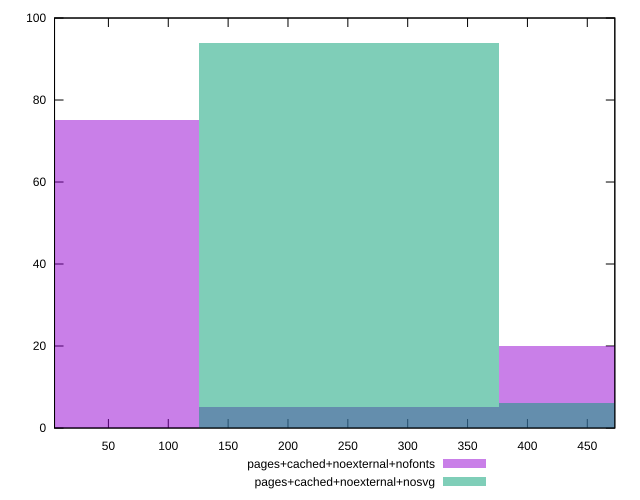

Recreate this plot in gnuplot.
reset

$pagesCachedNoexternalNofonts <<EOF
0 75
250.79596874209236 5
501.5919374841847 20
EOF

$pagesCachedNoexternalNosvg <<EOF
250.79596874209236 94
501.5919374841847 6
EOF

set key outside below
set boxwidth 250.79596874209236
set xrange [5:473]
set yrange [0:100]
set trange [0:100]
set style fill transparent solid 0.5 noborder
set terminal svg size 640, 500 enhanced background rgb 'white'
set output "reprap/render-blocking-resources/comparison/histogram/6_vs_7.svg"

plot $pagesCachedNoexternalNofonts title "pages+cached+noexternal+nofonts" with boxes, \
     $pagesCachedNoexternalNosvg title "pages+cached+noexternal+nosvg" with boxes

reset
